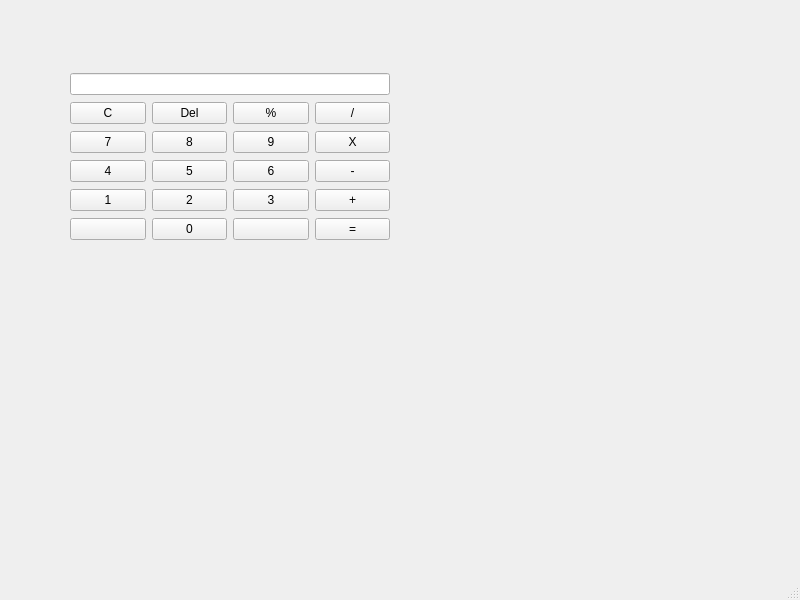
<?xml version="1.0" encoding="UTF-8"?>
<ui version="4.0">
 <class>MainWindow</class>
 <widget class="QMainWindow" name="MainWindow">
  <property name="geometry">
   <rect>
    <x>0</x>
    <y>0</y>
    <width>800</width>
    <height>600</height>
   </rect>
  </property>
  <property name="windowTitle">
   <string>MainWindow</string>
  </property>
  <widget class="QWidget" name="centralwidget">
   <widget class="QWidget" name="">
    <property name="geometry">
     <rect>
      <x>70</x>
      <y>72</y>
      <width>320</width>
      <height>174</height>
     </rect>
    </property>
    <layout class="QGridLayout" name="gridLayout">
     <item row="1" column="0">
      <widget class="QPushButton" name="buttonDeleteAll">
       <property name="text">
        <string>C</string>
       </property>
      </widget>
     </item>
     <item row="1" column="1">
      <widget class="QPushButton" name="buttonDeleteOne">
       <property name="text">
        <string>Del</string>
       </property>
      </widget>
     </item>
     <item row="1" column="2">
      <widget class="QPushButton" name="buttonPercent">
       <property name="text">
        <string>%</string>
       </property>
      </widget>
     </item>
     <item row="1" column="3">
      <widget class="QPushButton" name="buttonDiv">
       <property name="text">
        <string>/</string>
       </property>
      </widget>
     </item>
     <item row="2" column="0">
      <widget class="QPushButton" name="button7">
       <property name="text">
        <string>7</string>
       </property>
      </widget>
     </item>
     <item row="2" column="1">
      <widget class="QPushButton" name="button8">
       <property name="text">
        <string>8</string>
       </property>
      </widget>
     </item>
     <item row="2" column="2">
      <widget class="QPushButton" name="button9">
       <property name="text">
        <string>9</string>
       </property>
      </widget>
     </item>
     <item row="2" column="3">
      <widget class="QPushButton" name="buttonMult">
       <property name="text">
        <string>X</string>
       </property>
      </widget>
     </item>
     <item row="3" column="0">
      <widget class="QPushButton" name="button4">
       <property name="text">
        <string>4</string>
       </property>
      </widget>
     </item>
     <item row="3" column="1">
      <widget class="QPushButton" name="button5">
       <property name="text">
        <string>5</string>
       </property>
      </widget>
     </item>
     <item row="3" column="2">
      <widget class="QPushButton" name="button6">
       <property name="text">
        <string>6</string>
       </property>
      </widget>
     </item>
     <item row="3" column="3">
      <widget class="QPushButton" name="buttonSub">
       <property name="text">
        <string>-</string>
       </property>
      </widget>
     </item>
     <item row="4" column="0">
      <widget class="QPushButton" name="button1">
       <property name="text">
        <string>1</string>
       </property>
      </widget>
     </item>
     <item row="4" column="1">
      <widget class="QPushButton" name="button2">
       <property name="text">
        <string>2</string>
       </property>
      </widget>
     </item>
     <item row="4" column="2">
      <widget class="QPushButton" name="button3">
       <property name="text">
        <string>3</string>
       </property>
      </widget>
     </item>
     <item row="4" column="3">
      <widget class="QPushButton" name="buttonSum">
       <property name="text">
        <string>+</string>
       </property>
       <property name="iconSize">
        <size>
         <width>16</width>
         <height>16</height>
        </size>
       </property>
      </widget>
     </item>
     <item row="5" column="0">
      <widget class="QPushButton" name="Nothing1">
       <property name="text">
        <string/>
       </property>
      </widget>
     </item>
     <item row="5" column="1">
      <widget class="QPushButton" name="button0">
       <property name="text">
        <string>0</string>
       </property>
      </widget>
     </item>
     <item row="5" column="2">
      <widget class="QPushButton" name="Nothing2">
       <property name="text">
        <string/>
       </property>
      </widget>
     </item>
     <item row="5" column="3">
      <widget class="QPushButton" name="buttonEqual">
       <property name="text">
        <string>=</string>
       </property>
      </widget>
     </item>
     <item row="0" column="0" colspan="4">
      <widget class="QLineEdit" name="displayLineEdit">
       <property name="alignment">
        <set>Qt::AlignmentFlag::AlignRight|Qt::AlignmentFlag::AlignTrailing|Qt::AlignmentFlag::AlignVCenter</set>
       </property>
       <property name="readOnly">
        <bool>true</bool>
       </property>
      </widget>
     </item>
    </layout>
   </widget>
  </widget>
  <widget class="QMenuBar" name="menubar">
   <property name="geometry">
    <rect>
     <x>0</x>
     <y>0</y>
     <width>800</width>
     <height>22</height>
    </rect>
   </property>
  </widget>
  <widget class="QStatusBar" name="statusbar"/>
 </widget>
 <resources/>
 <connections/>
</ui>
